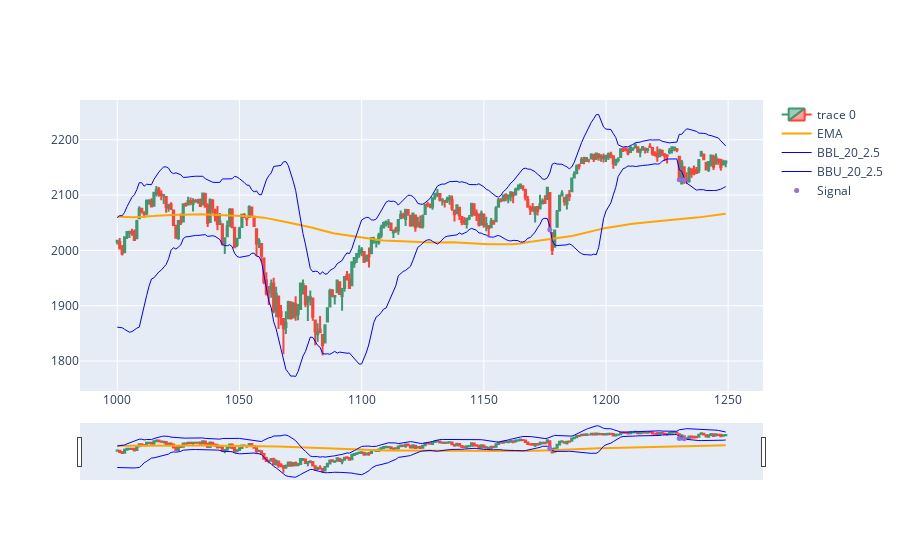

The notebook cell saved with this chart:
### Code cell
import plotly.graph_objects as go
from plotly.subplots import make_subplots
from datetime import datetime

dfpl = dfSPY[1000:1250].copy()
#dfpl=dfpl.drop(columns=['level_0'])#!!!!!!!!!!
#dfpl.reset_index(inplace=True)
fig = go.Figure(data=[go.Candlestick(x=dfpl.index,
                open=dfpl['Open'],
                high=dfpl['High'],
                low=dfpl['Low'],
                close=dfpl['Close']),
                go.Scatter(x=dfpl.index, y=dfpl.EMA, line=dict(color='orange', width=2), name="EMA"),
                go.Scatter(x=dfpl.index, y=dfpl['BBL_20_2.5'], line=dict(color='blue', width=1), name="BBL_20_2.5"),
                go.Scatter(x=dfpl.index, y=dfpl['BBU_20_2.5'], line=dict(color='blue', width=1), name="BBU_20_2.5")])

fig.add_scatter(x=dfpl.index, y=dfpl['pointposbreak'], mode="markers",
                marker=dict(size=5, color="MediumPurple"),
                name="Signal")
fig.show()

### Figure 1 — Plotly figure (JSON) as saved in the notebook; plotly's stock layout.template omitted (floating-point values rounded to 4 significant figures; data arrays with more than 128 entries replaced by an {"elided": "..."} marker saying what was removed)
{"data": [{"close": {"elided": "250 float values"}, "high": {"elided": "250 float values"}, "low": {"elided": "250 float values"}, "open": {"elided": "250 float values"}, "type": "candlestick", "x": {"elided": "250 int values"}}, {"line": {"color": "orange", "width": 2}, "name": "EMA", "type": "scatter", "x": {"elided": "250 int values"}, "y": {"elided": "250 float values"}}, {"line": {"color": "blue", "width": 1}, "name": "BBL_20_2.5", "type": "scatter", "x": {"elided": "250 int values"}, "y": {"elided": "250 float values"}}, {"line": {"color": "blue", "width": 1}, "name": "BBU_20_2.5", "type": "scatter", "x": {"elided": "250 int values"}, "y": {"elided": "250 float values"}}, {"marker": {"color": "MediumPurple", "size": 5}, "mode": "markers", "name": "Signal", "type": "scatter", "x": {"elided": "250 int values"}, "y": {"elided": "250 float values"}}], "layout": {}}
